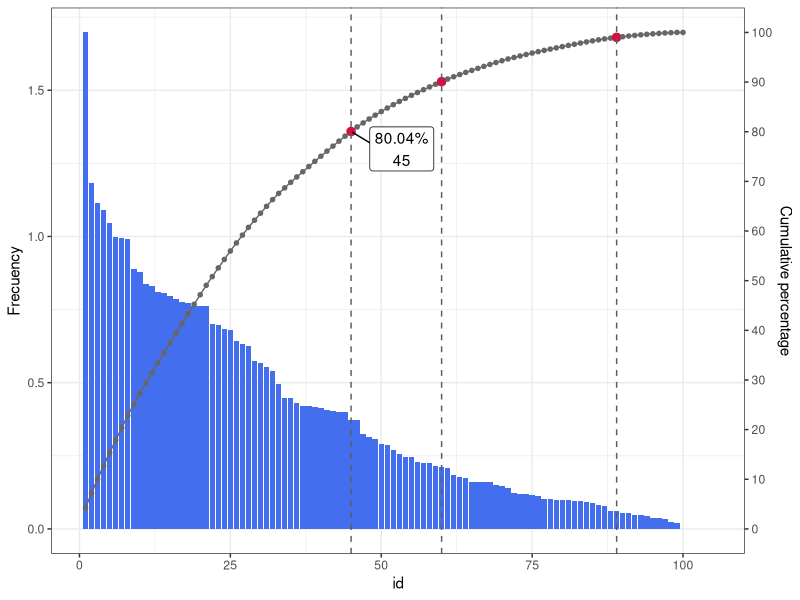
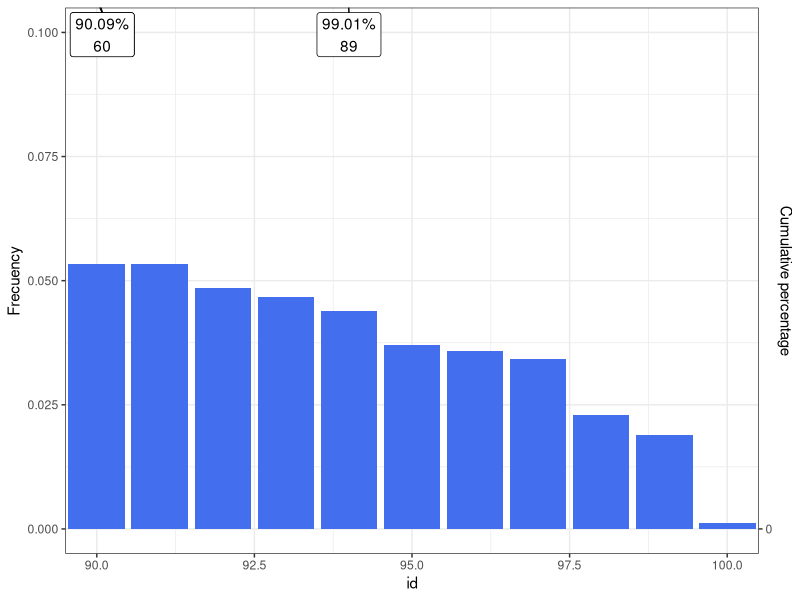
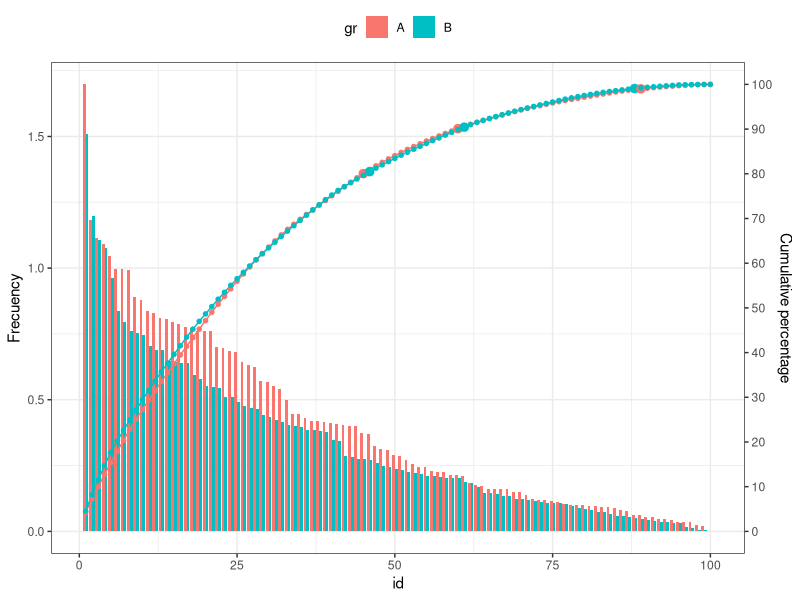
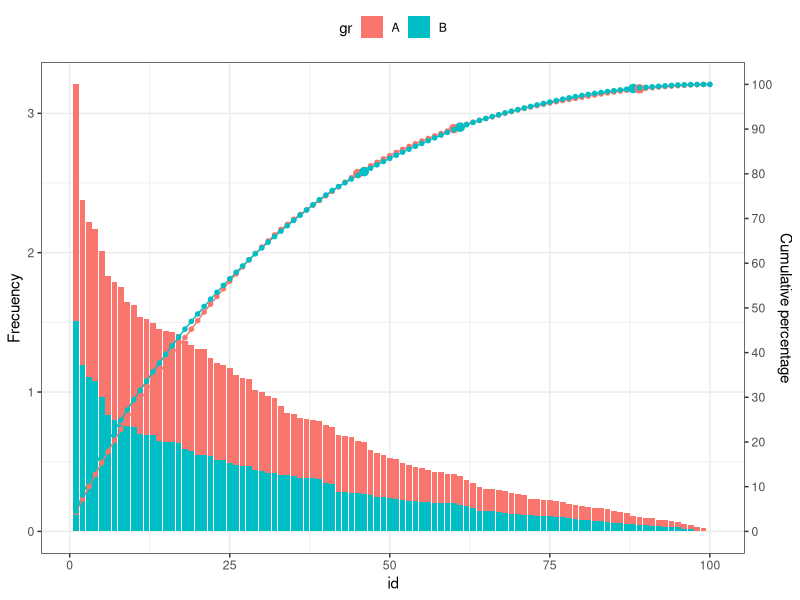
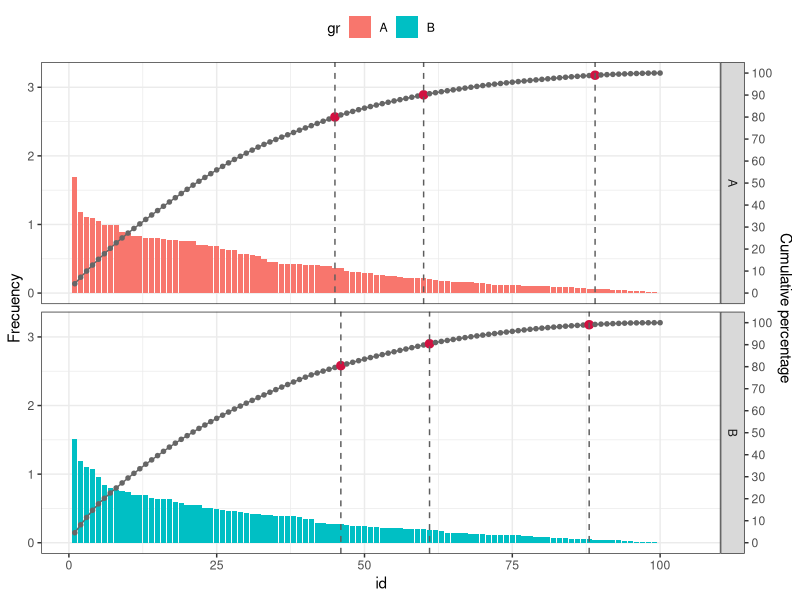
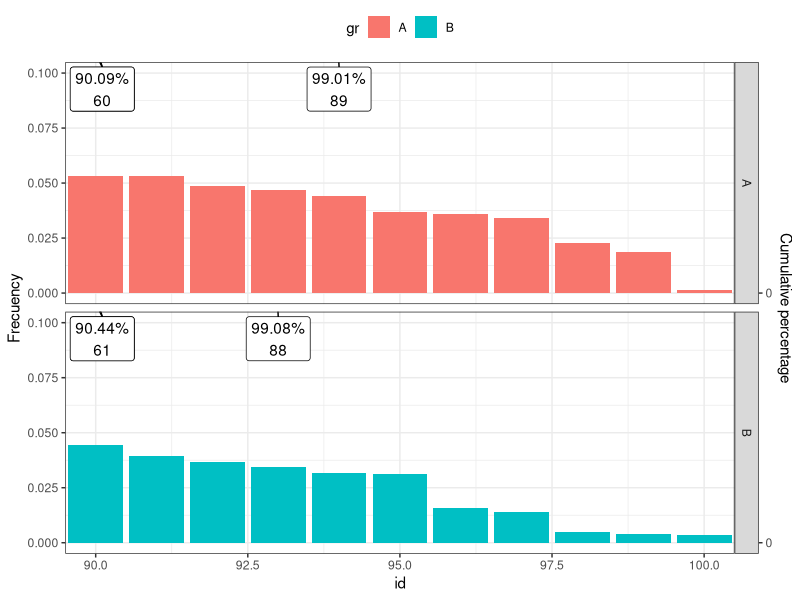

R code for these plots, in order:
## ---- chunk 1
options(scipen=10)
library(dplyr)
library(knitr)

library(ggplot2)
library(ggrepel)
library(ggforce)
## ---- chunk 2
# sample 1 poiasson ポアソン分布
val.a <- rpois(1000, 3) %>% table
val.b <- rpois(1000, 3) %>% table
num <- c(val.a, val.b)
gr <- c(rep("A",length(val.a)),rep("B",length(val.b)))
id <- c(c(1:length(val.a)),c(1:length(val.b)))
df.1 <- data.frame(gr, id, num) %>% arrange(id)

# sample 2 norm ランダムサンプリング
gr <- c(rep("A",100),rep("B",100))
id <- c(c(1:100),c(1:100))
num <- c(sort(sample(1:1000, 100, replace=F),decreasing = T),sort(sample(1:1000, 100, replace=F), decreasing = T))
df.2 <- data.frame(gr, id, num) %>% arrange(id)

# sample 3 exp 指数分布
gr <- c(rep("A",100),rep("B",100))
id <- c(c(1:100),c(1:100))
num <- c(sort(rexp(100, 3), decreasing = T),sort(rexp(100, 3), decreasing = T))
df.3 <- data.frame(gr, id, num) %>% arrange(id)

df <- df.3
## ---- chunk 3
str(df)
## ---- chunk 4
plotFreqCumPer <- function(df, x, y){
  
  x <- dplyr::enquo(x)
  y <- dplyr::enquo(y)

  max.height <- df %>% pull(!!y) %>% max()
  
  df %>%
    mutate(cum_per = 100 * cumsum(!!y) / sum(!!y)) %>%
    mutate(la = ifelse(cum_per > 80 & !duplicated(cum_per > 80), paste0(round(cum_per,2),"%\r\n",!!x), '')) %>%
    mutate(la = ifelse(cum_per > 90 & !duplicated(cum_per > 90), paste0(round(cum_per,2),"%\r\n",!!x), la)) %>%
    mutate(la = ifelse(cum_per > 99 & !duplicated(cum_per > 99), paste0(round(cum_per,2),"%\r\n",!!x), la)) %>%
    ggplot(aes(x = !!x, y = !!y, label = la)) + 
      geom_bar(stat = "identity", fill = "#436EEE") +
      geom_line(aes(x = !!x, y = cum_per/100 * max.height), color = "#666666") +
      geom_point(aes(y = cum_per/100 * max.height, color = la != "", size = la != ""), shape = 20) +
      geom_vline(aes(xintercept = ifelse(la != "", !!x, NA)), colour="#5d5d5d", linetype = "dashed", size=0.5, na.rm = T) +
      geom_label_repel(aes(y = cum_per/100 * max.height), nudge_x = 5) + 
      scale_colour_manual(name = '', values = setNames(c('#d11141','#666666'), c(T, F))) +
      scale_size_manual(name = '', values = setNames(c(4, 2), c(T, F))) +
      scale_y_continuous(sec.axis = sec_axis(~. * 100 / max.height, breaks = seq(0, 100, by=10), name = "Cumulative percentage")) + 
      theme_bw() + 
      theme(legend.position = "top") +
      guides(color = F, size = F) + 
      labs(x = rlang::quo_text(x), y = "Frecuency", fill = rlang::quo_text(gr))
}

plotFreqCumPer(df %>% filter(gr == "A") %>% select(-gr), id, num)
## ---- chunk 5
plotFreqCumPer(df %>% filter(gr == "A") %>% select(-gr), id, num) + coord_cartesian(xlim = c(90, 100), ylim=c(0, 0.1), expand = T)
## ---- chunk 6
plotFreqCumPerDodge <- function(df, x, y, gr){
  x <- dplyr::enquo(x)
  y <- dplyr::enquo(y)
  gr <- dplyr::enquo(gr)
  
  max.height <- df %>% pull(!!y) %>% max()
  
  df %>%
    group_by(!!gr) %>%
    mutate(cum_per = 100 * cumsum(!!y) / sum(!!y)) %>%
    mutate(la = ifelse(cum_per > 80 & !duplicated(cum_per > 80), paste0(round(cum_per,2),"%\r\n",!!x), '')) %>%
    mutate(la = ifelse(cum_per > 90 & !duplicated(cum_per > 90), paste0(round(cum_per,2),"%\r\n",!!x), la)) %>%
    mutate(la = ifelse(cum_per > 99 & !duplicated(cum_per > 99), paste0(round(cum_per,2),"%\r\n",!!x), la)) %>%
    ggplot(aes(x = !!x, y = !!y, group = !!gr, label = la)) + 
　　  geom_bar(aes(fill = !!gr), stat = "identity", position = "dodge") +
      geom_line(aes(x = !!x, y = cum_per/100 * max.height, color = !!gr)) +
      geom_point(aes(y = cum_per/100 * max(!!y), color = !!gr, size = la != ""), shape = 20) +
      geom_label_repel(aes(y = cum_per/100 * max.height)) + 
      scale_y_continuous(sec.axis = sec_axis(~. * 100 / max.height, breaks=seq(0, 100, by=10), name = "Cumulative percentage")) + 
      scale_size_manual(name = '', values = setNames(c(4, 2), c(T, F))) +
      theme_bw() + 
      theme(legend.position = "top") +
      guides(color = F, size = F) + 
      labs(x = rlang::quo_text(x), y = "Frecuency", fill = rlang::quo_text(gr))
}

plotFreqCumPerDodge(df, id, num, gr)
## ---- chunk 7
plotFreqCumPerStack <- function(df, x, y, gr){
  x <- dplyr::enquo(x)
  y <- dplyr::enquo(y)
  gr <- dplyr::enquo(gr)
  
  max.height <- df %>% group_by(!!gr) %>% summarise(max_num = max(!!y)) %>% ungroup() %>% .$max_num %>% sum
  
  df %>%
    group_by(!!gr) %>%
    mutate(cum_per = 100 * cumsum(!!y) / sum(!!y)) %>%
    mutate(la = ifelse(cum_per > 80 & !duplicated(cum_per > 80), paste0(round(cum_per,2),"%\r\n",!!x), '')) %>%
    mutate(la = ifelse(cum_per > 90 & !duplicated(cum_per > 90), paste0(round(cum_per,2),"%\r\n",!!x), la)) %>%
    mutate(la = ifelse(cum_per > 99 & !duplicated(cum_per > 99), paste0(round(cum_per,2),"%\r\n",!!x), la)) %>%
    ggplot(aes(x = !!x, y = !!y, group = !!gr, label = la)) + 
      geom_bar(aes(fill = !!gr), stat = "identity", position = "stack") +
      geom_line(aes(x = !!x, y = cum_per/100 * max.height, color = !!gr)) +
      geom_point(aes(x = !!x, y = cum_per/100 * max.height, color = !!gr, size = la != ""), shape = 20) +
      geom_label_repel(aes(y = cum_per/100 * max.height)) + 
      scale_size_manual(name = '', values = setNames(c(4, 2), c(T, F))) +
      scale_y_continuous(sec.axis = sec_axis(~. * 100 / max.height, breaks=seq(0, 100, by=10), name = "Cumulative percentage")) + 
      theme_bw() + 
      theme(legend.position = "top") +
      guides(color = F, size = F) + 
      labs(x = rlang::quo_text(x), y = "Frecuency", fill = rlang::quo_text(gr))
}

plotFreqCumPerStack(df, id, num, gr)
## ---- chunk 8
plotFreqCumPerFacet <- function(df, x, y, gr){
  fml_facet <- as.formula(paste(base::substitute(gr), "~ .")) # dplyr::enquoはだめ
  x <- dplyr::enquo(x)
  y <- dplyr::enquo(y)
  gr <- dplyr::enquo(gr)
  
  max.height <- df %>% group_by(!!gr) %>% summarise(max_num = max(!!y)) %>% ungroup() %>% .$max_num %>% sum
  
  df %>%
    group_by(!!gr) %>%
    mutate(cum_per = 100 * cumsum(!!y) / sum(!!y)) %>%
    mutate(la = ifelse(cum_per > 80 & !duplicated(cum_per > 80), paste0(round(cum_per,2),"%\r\n",!!x), '')) %>%
    mutate(la = ifelse(cum_per > 90 & !duplicated(cum_per > 90), paste0(round(cum_per,2),"%\r\n",!!x), la)) %>%
    mutate(la = ifelse(cum_per > 99 & !duplicated(cum_per > 99), paste0(round(cum_per,2),"%\r\n",!!x), la)) %>%
    ggplot(aes(x = !!x, y = !!y, group = !!gr, label = la)) + 
      geom_bar(aes(fill = !!gr), stat = "identity") +
      geom_line(aes(x = !!x, y = cum_per/100 * max.height), color = "#666666") +
      geom_point(aes(y = cum_per/100 * max.height, color = la != "", size = la != ""), shape = 20) +
      geom_vline(aes(xintercept = ifelse(la != "", !!x, NA)), colour="#5d5d5d", linetype = "dashed", size=0.5, na.rm = T) +
      geom_label_repel(aes(y = cum_per/100 * max.height), nudge_x = 5) + 
      facet_grid(fml_facet) + # or facet_grid(rows = vars(!!gr_var)) +  
      scale_colour_manual(name = '', values = setNames(c('#d11141','#666666'), c(T, F))) +
      scale_size_manual(name = '', values = setNames(c(4, 2), c(T, F))) +
      scale_y_continuous(sec.axis = sec_axis(~. * 100 / max.height, breaks = seq(0, 100, by=10), name = "Cumulative percentage")) + 
      theme_bw() + 
      theme(legend.position = "top") +
      guides(color = F, size = F) + 
      labs(x = rlang::quo_text(x), y = "Frecuency", fill = rlang::quo_text(gr))
}
plotFreqCumPerFacet(df, id, num, gr)
## ---- chunk 9
plotFreqCumPerFacet(df, id, num, gr) + coord_cartesian(xlim = c(90, 100), ylim=c(0, 0.1), expand = T)
